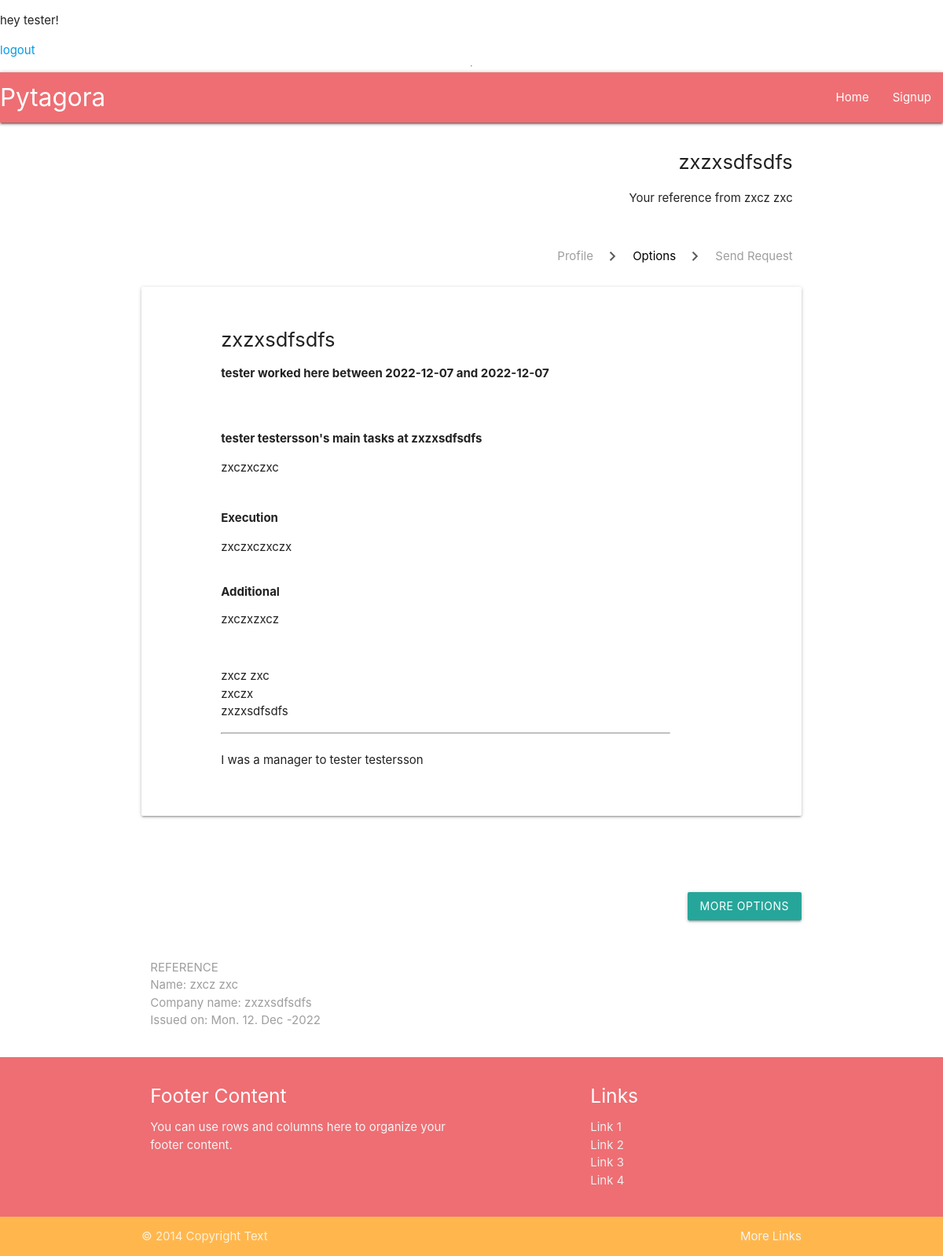
Page /profile/reference/164 (signed in) on the committed database.
### core/models.py (models this page shows, shortened)
class User(PermissionsMixin, AbstractBaseUser):
    email = models.EmailField(_("email adress"), max_length=254, unique=True)
    first_name = models.CharField(_("first name"), max_length=50)
    last_name = models.CharField(_("last name"), max_length=50)
    date_joined = models.DateTimeField(_("date joined"), auto_now_add=True)
    last_login = models.DateTimeField(_("last login"), auto_now=True)
    is_active = models.BooleanField(_("active"), default=True)
    is_staff = models.BooleanField(_("staff"), default=True)
    is_recruiter = models.BooleanField(_("recruiter"), default=False)
    objects = UserManager()
    USERNAME_FIELD = "email"
    REQUIRED_FIELDS = []
    class Meta:
        verbose_name = _("user")
        verbose_name_plural = _("user")

### userprofile/models.py (models this page shows, shortened)
class RefResponse(models.Model):
    ref_request = models.OneToOneField(RefRequest, verbose_name=_("request to"), on_delete=models.CASCADE)
    profile = models.ForeignKey(Profile, verbose_name=_("profile"), on_delete=models.CASCADE, null=True, blank=True)
    first_name = models.CharField(_("first_name"), max_length=50, null=True, blank=True)
    last_name = models.CharField(_("last name"), max_length=50, null=True, blank=True)
    company_name = models.CharField(_("company name"), max_length=50, null=True, blank=True)
    title = models.CharField(_("title"), max_length=50)
    BOSS = "BOSS"
    COLLEAGUE = "COLL"
    CONSULTANT = "CONS"
    OTHER = "OTH"
    RELATION_CHOICES = [
        (BOSS, "I was a manager"),
        (COLLEAGUE, " I was a colleague"),
        (CONSULTANT, "he/she was temporary consultant"),
        (OTHER, "Other")
    ]
    relation = models.CharField(_("relation to referee"), choices=RELATION_CHOICES, default=BOSS, max_length=4)
    other_relation = models.CharField(_('if "Other", please specify'), max_length=80, null=True, blank=True)
    main_tasks = models.TextField(_("describe main tasks"))
    elaborate = models.TextField(_("elaborate"))
    extra = models.TextField(_("extra"), null=True, blank=True)
    email = models.EmailField(_("your email"), max_length=254)
    referee_first_name = models.CharField(_("referee first name"), max_length=50)
    referee_last_name = models.CharField(_("referee last name"), max_length=50)
    completed = models.BooleanField(_("is completed"), default=False)
    time_added = models.DateTimeField(_("time added"), auto_now=True)
    def get_full_name(self):
        return f"{self.first_name} {self.last_name}"
    class Meta:
        verbose_name = "Reference response"
        verbose_name_plural = "Reference responses"
        ordering = ["ref_request"]

class Profile(models.Model):
    user = models.OneToOneField(User, verbose_name=_("User"), on_delete=models.CASCADE)
    first_name = models.CharField(_("first name"), max_length=50, null=False, blank=False)
    last_name = models.CharField(_("last name"), max_length=50, null=False, blank=False)
    def __str__(self):
        return f"{self.first_name} {self.last_name}"

class RefRequest(models.Model):
    profile = models.ForeignKey(Profile, verbose_name=_("profile"), on_delete=models.CASCADE)
    company_name = models.CharField(_("company name"), max_length=100, null=True, blank=True)
    company_slug = models.SlugField(_("company_slug"), null=True, blank=True, unique=False, max_length=150)
    date_from = models.DateField( verbose_name=_("date from"))
    date_to = models.DateField(verbose_name=_("date to"))
    to_email = models.EmailField(_("to email"), max_length=254, null=True, blank=True)
    UNINITIATED = "UNIN"
    PENDING = "PEND"
    COMPLETE = "COMP"
    STATUS_CHOICES = [
        (UNINITIATED, "Uninitiated"),
        (PENDING, "Pending"),
        (COMPLETE, "Complete"),
    ]
    status = models.CharField(_("status"), max_length=4, choices=STATUS_CHOICES, default=UNINITIATED,)
    time_sent = models.DateTimeField(_("time_sent"), auto_now_add=True, null=True)
    class Meta:
        verbose_name = "Reference request"
        verbose_name_plural = "Reference requests"

### userprofile/views.py (the view)
# urls.py: path("profile/reference/<int:pk>", ReferenceDetailView.as_view(), name="reference_detail"),
class ReferenceDetailView(LoginRequiredMixin, DetailView):
    model = RefResponse
    context_object_name = "response"
    template_name ="userprofile/response_detail.html"

### userprofile/templates/userprofile/response_detail.html (shortened to what this page needs)
{% extends "base.html" %}
{% load static %}
{% block content %}
<div class="container">
    <div class="heading-row row row-margin-delete">
        <div class="heading-box right-align col s12">
            <h2 class="hm "> {{ response.company_name }} </h2>
            <p>Your reference from {{ response.get_full_name }}</p>
        </div>
    </div>
    <div class="crumbs-row row">
        <nav class="crumbs-box col s12 m9 right transparent z-depth-0">
            <div class="nav-wrapper right ">
                  <a  href="{% url 'test_profile' %}" class="breadcrumb grey-text">Profile</a>
                  <a  href="" class="breadcrumb black-text">Options</a>
                  <a  href="{% url 'send_request' %}" class="breadcrumb grey-text">Send Request</a>
            </div>
        </nav>
    </div>
    <div class="card-panel">
        <div class="row">
                <div class="col s12 m10 offset-m1 l9 offset-l1">
                    <h3 class="hm"> {{ response.company_name }}</h3>
                    <p class="bold">
                        {{ response.profile.first_name }}
                        worked here between {{ response.ref_request.date_from|date:"Y-m-d" }}
                        and  {{ response.ref_request.date_from|date:"Y-m-d" }}
                    </p>
                </div>
            </div>
        <div class="row">
            <div class="col s12 m10 offset-m1 l9 offset-l1">
                <h3 class="hsx bold">{{ response.profile }}'s main tasks at {{ response.company_name }}</h3>
                <p >
                    {{ response.main_tasks }}
                </p>
            </div>
            <div class="col s12 m10 offset-m1 l9 offset-l1">
                <h3 class="hsx bold">Execution </h3>
                <p >
                    {{ response.elaborate }}
                </p>
            </div>
            <div class="col s12 m10 offset-m1 l9 offset-l1">
                {% if response.extra %}
                    <h4 class="hsx bold">Additional</h4>
                    <p>
                        {{ response.extra }}
                    </p>
                 {% endif %}
            </div>
        </div>
        <div class="row">
            <div class="col s12 m10 offset-m1 l9 offset-l1">
                <p>
                    {{ response.get_full_name }} <br />
                    {{ response.title }} <br />
                    {{ response.company_name }} <br />
                </p>
                <hr />
            </div>
            <div class="col s12 m10 offset-m1 l9 offset-l1">
                <p>
                    {% if response.relation == "BOSS" %}
                        I was a manager to {{ response.profile }}
                    {% elif response.relation == "COLL" %}
                        I was a collegue to {{ response.profile }}
                    {% endif %}
                </p>
            </div>
        </div>
    </div>
    <div class="row right-align">
        <p class="btn" id="reference-toolbar-trigger" href=""> More options</p>
    </div>
    <div class="row">
        <div class="col s12 m10 l9">
            <p class="grey-text">
            REFERENCE <br />
            <span>Name: </span> {{ response.get_full_name }} <br/>
            <span>Company name:</span> {{ response.company_name }} <br/>
            <span>Issued on:</span> {{ response.time_added|date:"D. d. M -Y" }}<br/>
            </p>
        </div>
    </div>
</div>
{% endblock content %}

### userprofile/templates/base.html (shortened to what this page needs)
{% load static %}
<!DOCTYPE html>
<html lang="en">
    <head>
        <link type="text/css"
              rel="stylesheet"
              href="{% static 'materialize/css/materialize.min.css' %}"
              media="screen,projection"/>
        <link rel="stylesheet" href="{% static 'base/css/style.css' %}"/>
    </head>
    <body>
        {% if user.is_authenticated %}
        <p>hey {{ user.first_name }}!</p>
        <a href="{% url 'logout' %}">logout</a>
        {% else %}
        <a href="{% url 'login' %}"> login</a>
        {% endif %}
        <hr />
        <header>
            <nav>
                <div class="nav-wrapper z-depth-1">
                    <a href="{% url 'home' %}" class="brand-logo">Pytagora</a>
                    <ul class="right hide-on-med-and-down">
                        <li>
                            <a href="{% url 'home' %}">Home</a>
                        </li>
                        <li>
                            <a href="{% url 'signup' %}">Signup</a>
                        </li>
                    </ul>
                </div>
            </nav>
        </header>
       <main>
        {% block content %}
        {% endblock content %}
       </main>
        <footer class="page-footer pytagora-orange" >
            <div class="container">
                <div class="row">
                    <div class="col l6 s12">
                        <h5 class="white-text">Footer Content</h5>
                        <p class="grey-text text-lighten-4">You can use rows and columns here to organize your footer content.</p>
                    </div>
                    <div class="col l4 offset-l2 s12">
                        <h5 class="white-text">Links</h5>
                        <ul>
                            <li>
                                <a class="grey-text text-lighten-3" href="#!">Link 1</a>
                            </li>
                            <li>
                                <a class="grey-text text-lighten-3" href="#!">Link 2</a>
                            </li>
                            <li>
                                <a class="grey-text text-lighten-3" href="#!">Link 3</a>
                            </li>
                            <li>
                                <a class="grey-text text-lighten-3" href="#!">Link 4</a>
                            </li>
                        </ul>
                    </div>
                </div>
            </div>
            <div class="footer-copyright orange lighten-2">
                <div class="container">
                    © 2014 Copyright Text
                    <a class="grey-text text-lighten-4 right" href="#!">More Links</a>
                </div>
            </div>
        </footer>
    </body>
</html>

### staticfiles/base/css/style.css (style rules this page uses)
body { display: flex; min-height: 100vh; flex-direction: column; }
main { flex: 1 0 auto; }
header { z-index: 3; }
.bold { font-weight: bold; }
.breadcrumb { font-size: 1rem !important; }
.breadcrumb:before { content: '\E5CC'; color: rgba(17, 17, 17, 0.7); vertical-align: bottom; display: inline-block; font-family: 'Material Icons'; font-weight: normal; font-style: normal; font-size: 2vw; margin: 0 14px 0 8px; -webkit-font-smoothing: antialiased; }
.row-margin-delete { margin-bottom: 1em !important; }
.hm { font-size: 1.7rem !important; }
.hsx { font-size: 1rem !important; }
.crumbs-row { margin-bottom: 5px; }

### rows in the picture
User: first_name "tester"
RefResponse: company_name "zxzxsdfsdfs", get_full_name "zxcz zxc", profile.first_name "tester", ref_request.date_from "2022-12-07", profile "tester testersson", main_tasks "zxczxczxc", elaborate "zxczxczxczx", extra "zxczxzxcz", title "zxczx", time_added "Mon. 12. Dec -2022"
